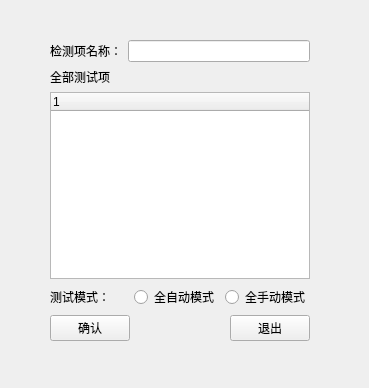
<?xml version="1.0" encoding="UTF-8"?>
<ui version="4.0">
 <class>editOptions</class>
 <widget class="QWidget" name="editOptions">
  <property name="geometry">
   <rect>
    <x>0</x>
    <y>0</y>
    <width>369</width>
    <height>388</height>
   </rect>
  </property>
  <property name="windowTitle">
   <string>Form</string>
  </property>
  <widget class="QWidget" name="layoutWidget">
   <property name="geometry">
    <rect>
     <x>50</x>
     <y>40</y>
     <width>260</width>
     <height>301</height>
    </rect>
   </property>
   <layout class="QVBoxLayout" name="verticalLayout_4">
    <item>
     <layout class="QVBoxLayout" name="verticalLayout_3">
      <item>
       <layout class="QVBoxLayout" name="verticalLayout_2">
        <item>
         <layout class="QHBoxLayout" name="horizontalLayout_3">
          <item>
           <widget class="QLabel" name="label_3">
            <property name="text">
             <string>检测项名称：</string>
            </property>
           </widget>
          </item>
          <item>
           <widget class="QLineEdit" name="project_name"/>
          </item>
         </layout>
        </item>
        <item>
         <widget class="QLabel" name="label">
          <property name="text">
           <string>全部测试项</string>
          </property>
         </widget>
        </item>
       </layout>
      </item>
      <item>
       <widget class="QTreeWidget" name="treeWidget">
        <column>
         <property name="text">
          <string notr="true">1</string>
         </property>
        </column>
       </widget>
      </item>
     </layout>
    </item>
    <item>
     <layout class="QVBoxLayout" name="verticalLayout">
      <item>
       <layout class="QHBoxLayout" name="horizontalLayout_2">
        <item>
         <widget class="QLabel" name="label_4">
          <property name="text">
           <string>测试模式：</string>
          </property>
         </widget>
        </item>
        <item>
         <widget class="QRadioButton" name="radioButton">
          <property name="text">
           <string>全自动模式</string>
          </property>
         </widget>
        </item>
        <item>
         <widget class="QRadioButton" name="radioButton_2">
          <property name="text">
           <string>全手动模式</string>
          </property>
         </widget>
        </item>
       </layout>
      </item>
      <item>
       <layout class="QHBoxLayout" name="horizontalLayout">
        <item>
         <widget class="QPushButton" name="pushButton">
          <property name="text">
           <string>确认</string>
          </property>
         </widget>
        </item>
        <item>
         <spacer name="horizontalSpacer">
          <property name="orientation">
           <enum>Qt::Horizontal</enum>
          </property>
          <property name="sizeHint" stdset="0">
           <size>
            <width>40</width>
            <height>20</height>
           </size>
          </property>
         </spacer>
        </item>
        <item>
         <widget class="QPushButton" name="pushButton_2">
          <property name="text">
           <string>退出</string>
          </property>
         </widget>
        </item>
       </layout>
      </item>
     </layout>
    </item>
   </layout>
  </widget>
 </widget>
 <resources/>
 <connections/>
</ui>
